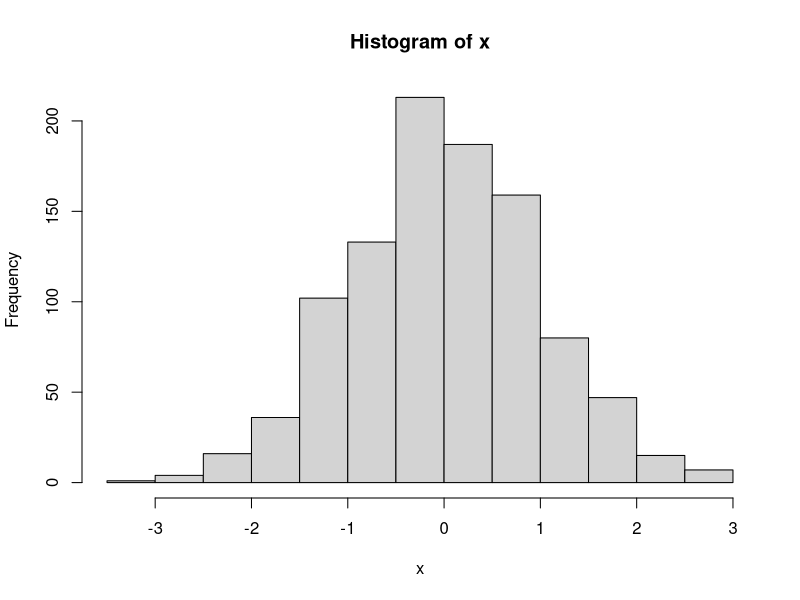
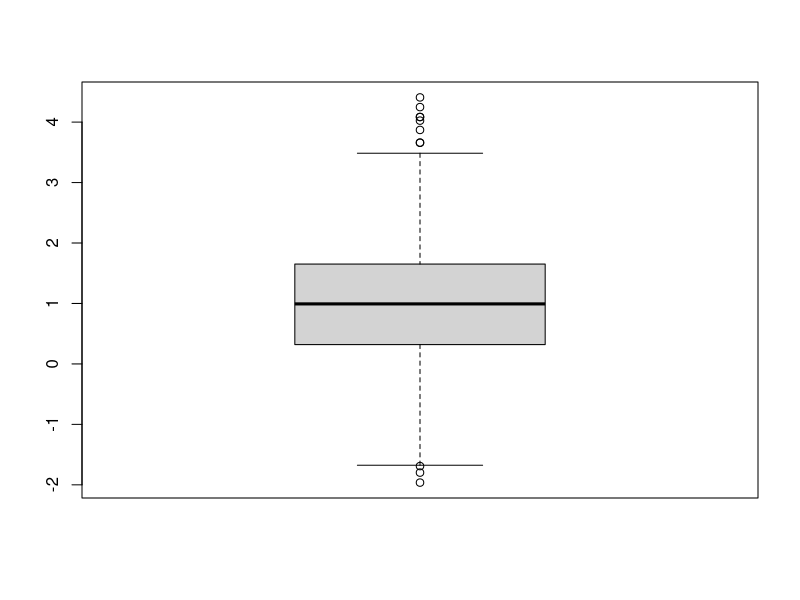
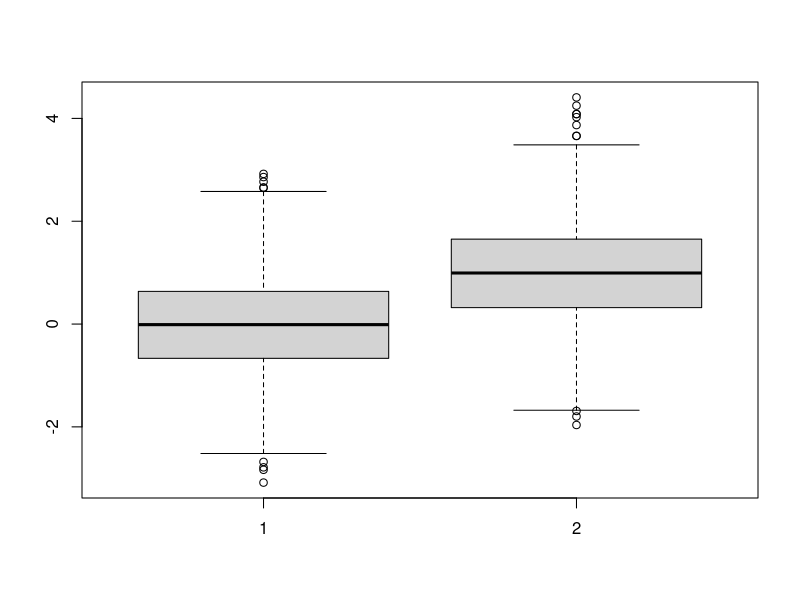
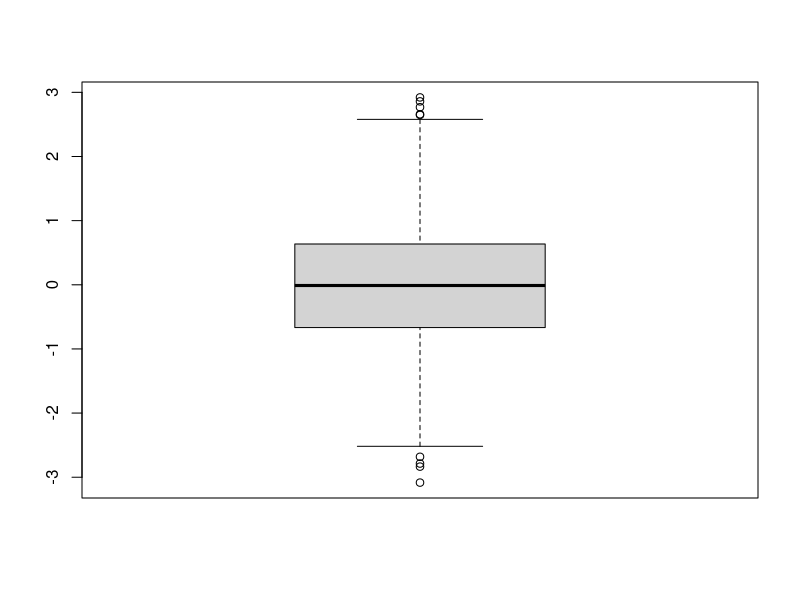
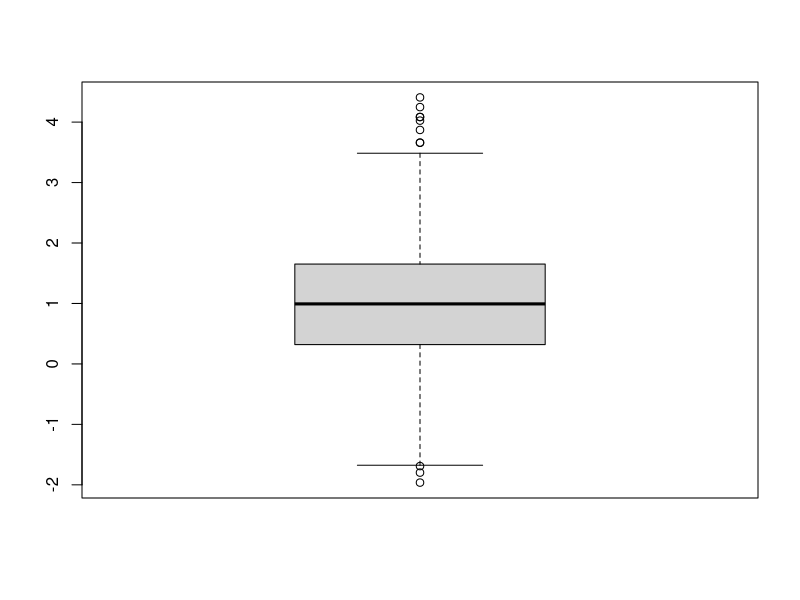
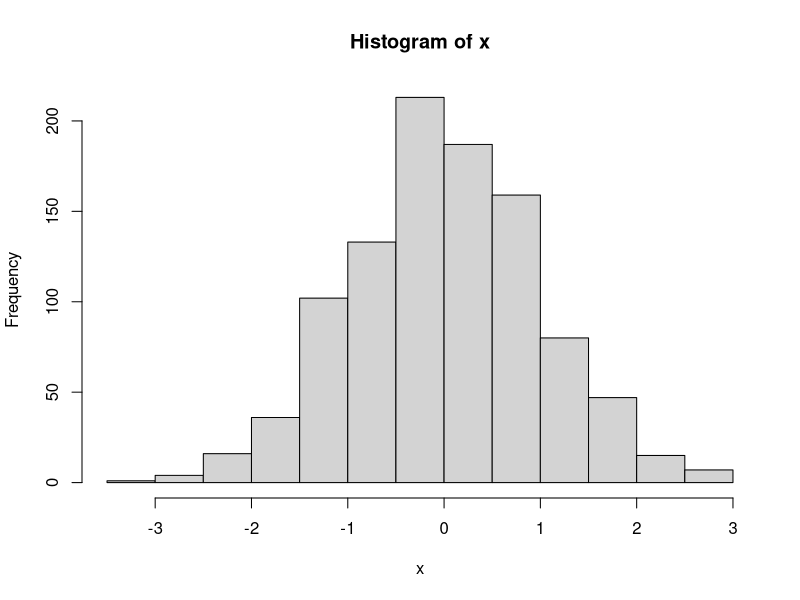

Write R code to recreate these figures, in order.
# Task 1
# generate observations
x = rnorm(1000)
# plot histogram
hist(x)

# Task 2
# generate observations
y = rnorm(1000,mean=1)
# plot boxplot
boxplot(y)

# Task 3
# boxplot for x's and y's
boxplot(list(x,y))
# separate boxplots
boxplot(x)
boxplot(y)

# Task 4
# histogram for X
hist(x)
